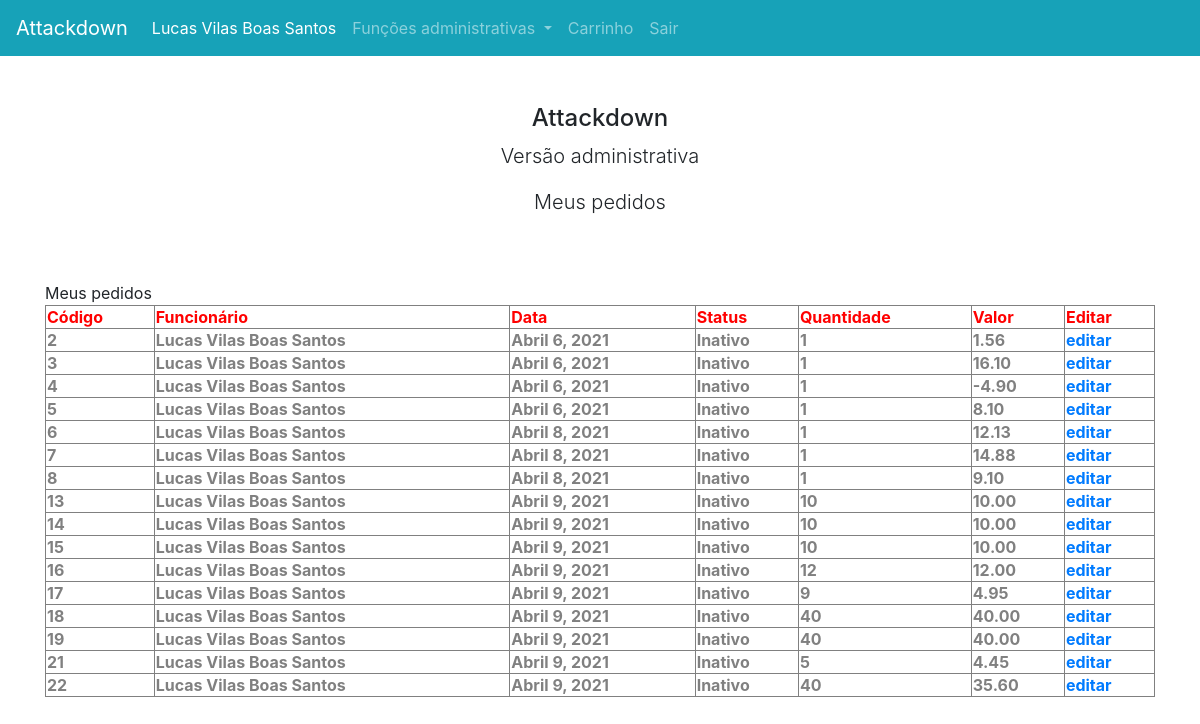
Page /pedidos/lista/ (signed in) on the committed database.
### account/models.py (models this page shows, shortened)
class Account(AbstractBaseUser, PermissionsMixin):
    email = models.EmailField(_('email address'), unique=True, max_length=60)
    cpf = models.TextField(unique=True, primary_key=True)
    nome = models.TextField(max_length=45)
    cargo = models.TextField(max_length=20)
    is_admin = models.BooleanField(default=False)
    is_staff = models.BooleanField(default=False)
    is_superuser = models.BooleanField(default=False)
    is_active = models.BooleanField(default=True)
    date_joined = models.DateTimeField(default=timezone.now)
    USERNAME_FIELD = 'email'
    REQUIRED_FIELDS = ['cpf']
    objects = AccountManager()

### pedido/models.py (models this page shows)
class Pedido(models.Model):
    idPedido = models.AutoField(primary_key=True)
    nomeFuncionario = models.ForeignKey(Account, default=None, on_delete=models.DO_NOTHING, null=True)
    dataPedido = models.DateField()
    status = models.BooleanField()
    valorTotal = models.DecimalField(max_digits=7, decimal_places=2, null=True)
    produto = models.ManyToManyField(Produto)
    quantidade = models.IntegerField(default=1)

### pedido/views.py (the view)
# urls.py: path('lista/', views.lista_pedidos),
def lista_pedidos(request):
    queryset = Pedido.objects.filter(nomeFuncionario=request.user).order_by('-status')
    context = {
        'pedidos':queryset
    }
    return render(request, 'lista-pedidos.html', context)

### templates/lista-pedidos.html (shortened to what this page needs)
{% extends "base.html" %}
{% block conteudo %}
{% block titulobody %}Meus pedidos{%endblock titulobody %}
	<table border=1 style="width: 100%;">
        <tr style="color: red;">
            <th>Código</th>
            <th>Funcionário</th>
            <th>Data</th>
            <th>Status</th>
            <th>Quantidade</th>
            <th>Valor</th>
            <th>Editar</th>
        </tr>
        {% for pedido in pedidos %}
        <tr {% if not pedido.status %} style="color: grey;"{% endif %}>
            <th>{{ pedido.idPedido }}</th>
            <th>{{ pedido.nomeFuncionario.nome }}</th>
            <th>{{ pedido.dataPedido }}</th>
            <th>{% if pedido.status %}Ativo{% else %}Inativo{% endif %}</th>
            <th>{{ pedido.quantidade }}</th>
            <th>{{ pedido.valorTotal }}</th>
            <th><a href="{% url 'editar-pedido' pedido.idPedido %}">editar</a></th>
        </tr>
        {% endfor %}
    </table>
{% endblock conteudo %}

### templates/base.html (shortened to what this page needs)
<html>
<head>
<link rel="stylesheet" href="https://stackpath.bootstrapcdn.com/bootstrap/4.2.1/css/bootstrap.min.css">
</head>
<body>
<nav class="navbar navbar-expand-xl navbar-dark bg-info">
	<a class="navbar-brand" href="http://127.0.0.1:8000/index/">Attackdown</a>
    <div class="collapse navbar-collapse" id="navbarSupportedContent">
		<ul class="navbar-nav mr-auto">
			<li class="nav-item active">
				<a class="nav-link" href="#">{{user.nome}}<span class="sr-only">(current)</span></a>
			</li>
			<li class="nav-item dropdown">
				<a class="nav-link dropdown-toggle" href="#" id="navbarDropdown" role="button" data-toggle="dropdown" aria-haspopup="true" aria-expanded="false">
				Funções administrativas
				</a>
			</li>
			<li class="nav-item">
				<a class="nav-link" href="/carrinho" tabindex="-1">Carrinho</a>
			</li>
			<li class="nav-item">
				<a class="nav-link" href="/accounts/logout" tabindex="-1">Sair</a>
			</li>
		</ul>
	</div>
</nav>
<div class="d-flex justify-content-around my-5">
    <div class="flex-grow-1 text-center align-self-center">
    	<h4 class="h4">Attackdown</h4>
        <p class="lead">Versão administrativa</p>
		<p class="lead">{% block titulobody %}{%endblock titulobody %}</p>
    </div>
</div>
<div class="container">
	{% block conteudo %}
	{% endblock conteudo %}
</div>
</body>
</html>

### templates/base.html (style rules this page uses)
body { min-height: 100vh; }

### rows in the picture
Account: nome "Lucas Vilas Boas Santos"
Pedido: idPedido "2", nomeFuncionario.nome "Lucas Vilas Boas Santos", dataPedido "Abril 6, 2021", status "Inativo", quantidade "1", valorTotal "1.56"
Pedido: idPedido "3", nomeFuncionario.nome "Lucas Vilas Boas Santos", dataPedido "Abril 6, 2021", status "Inativo", quantidade "1", valorTotal "16.10"
Pedido: idPedido "4", nomeFuncionario.nome "Lucas Vilas Boas Santos", dataPedido "Abril 6, 2021", status "Inativo", quantidade "1", valorTotal "-4.90"
Pedido: idPedido "5", nomeFuncionario.nome "Lucas Vilas Boas Santos", dataPedido "Abril 6, 2021", status "Inativo", quantidade "1", valorTotal "8.10"
Pedido: idPedido "6", nomeFuncionario.nome "Lucas Vilas Boas Santos", dataPedido "Abril 8, 2021", status "Inativo", quantidade "1", valorTotal "12.13"
Pedido: idPedido "7", nomeFuncionario.nome "Lucas Vilas Boas Santos", dataPedido "Abril 8, 2021", status "Inativo", quantidade "1", valorTotal "14.88"
Pedido: idPedido "8", nomeFuncionario.nome "Lucas Vilas Boas Santos", dataPedido "Abril 8, 2021", status "Inativo", quantidade "1", valorTotal "9.10"
Pedido: idPedido "13", nomeFuncionario.nome "Lucas Vilas Boas Santos", dataPedido "Abril 9, 2021", status "Inativo", quantidade "10", valorTotal "10.00"
Pedido: idPedido "14", nomeFuncionario.nome "Lucas Vilas Boas Santos", dataPedido "Abril 9, 2021", status "Inativo", quantidade "10", valorTotal "10.00"
Pedido: idPedido "15", nomeFuncionario.nome "Lucas Vilas Boas Santos", dataPedido "Abril 9, 2021", status "Inativo", quantidade "10", valorTotal "10.00"
Pedido: idPedido "16", nomeFuncionario.nome "Lucas Vilas Boas Santos", dataPedido "Abril 9, 2021", status "Inativo", quantidade "12", valorTotal "12.00"
Pedido: idPedido "17", nomeFuncionario.nome "Lucas Vilas Boas Santos", dataPedido "Abril 9, 2021", status "Inativo", quantidade "9", valorTotal "4.95"
Pedido: idPedido "18", nomeFuncionario.nome "Lucas Vilas Boas Santos", dataPedido "Abril 9, 2021", status "Inativo", quantidade "40", valorTotal "40.00"
Pedido: idPedido "19", nomeFuncionario.nome "Lucas Vilas Boas Santos", dataPedido "Abril 9, 2021", status "Inativo", quantidade "40", valorTotal "40.00"
Pedido: idPedido "21", nomeFuncionario.nome "Lucas Vilas Boas Santos", dataPedido "Abril 9, 2021", status "Inativo", quantidade "5", valorTotal "4.45"
Pedido: idPedido "22", nomeFuncionario.nome "Lucas Vilas Boas Santos", dataPedido "Abril 9, 2021", status "Inativo", quantidade "40", valorTotal "35.60"
